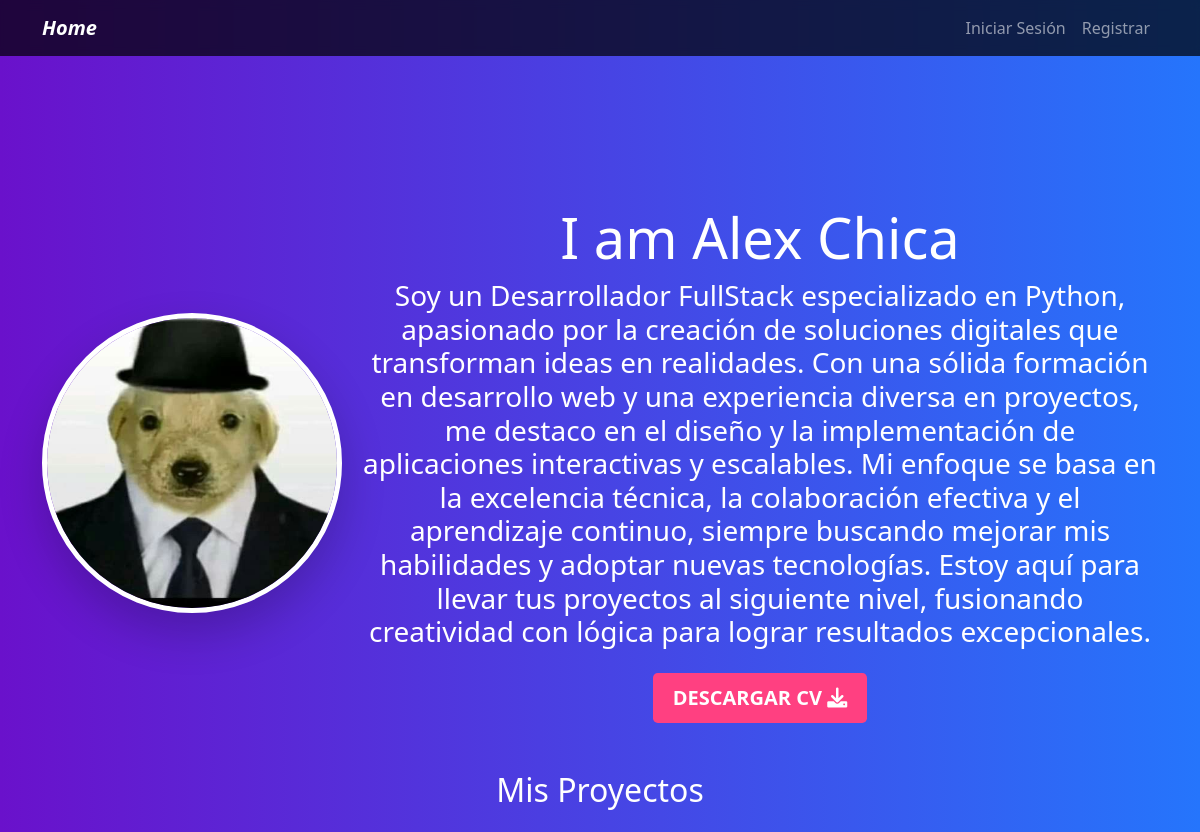
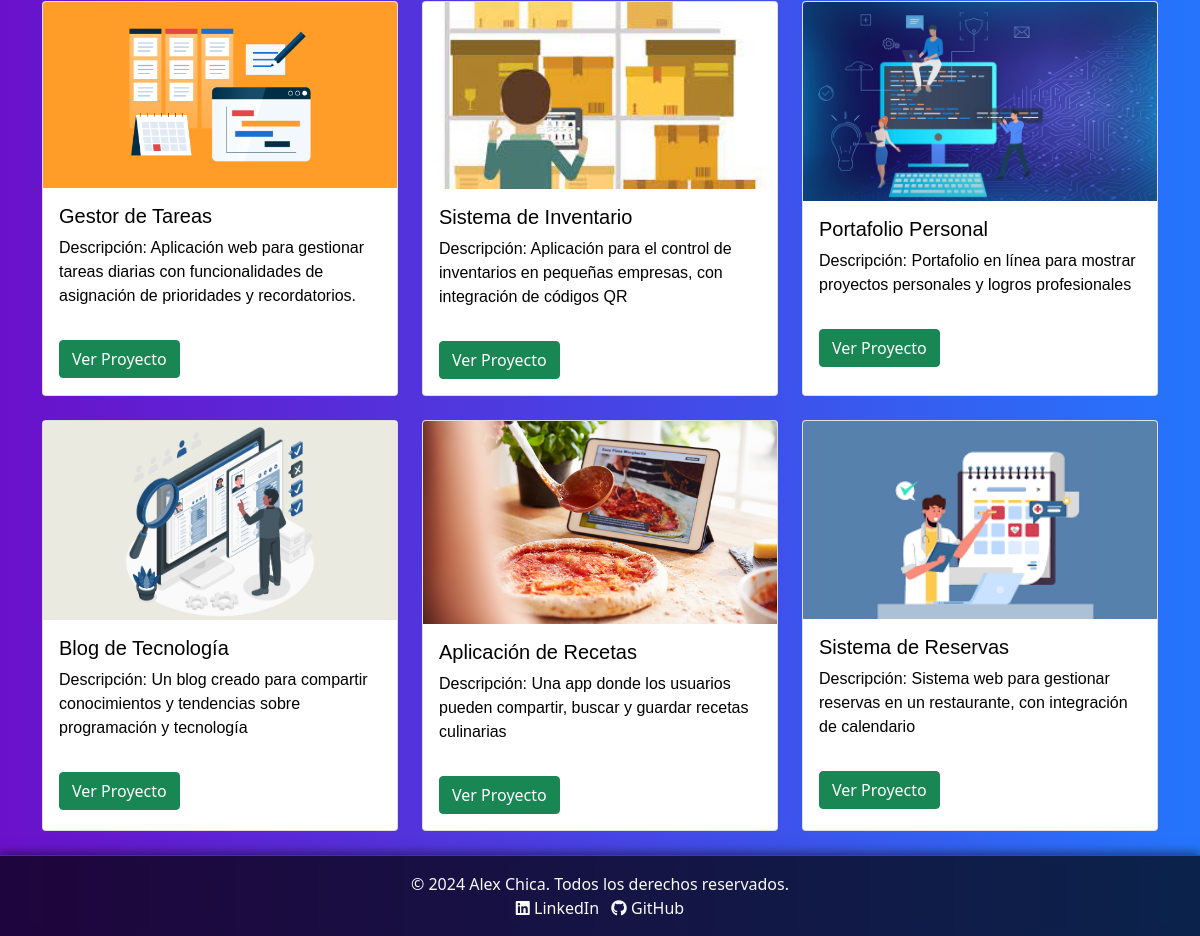
The page / on the database its author committed (2 pictures, top to bottom).
### portfolio/models.py (models this page shows, shortened)
class Project(models.Model):
    titulo = models.CharField(max_length=100)
    descripcion = models.CharField(max_length=250)
    imagen = models.ImageField(upload_to="static/portfolio/images")
    url = models.URLField(blank=True)
    fecha = models.DateField(default=date.today)

### portfolio/views.py (the view)
# urls.py: path('', views.home, name='home'),
def home(request):
    projects = Project.objects.all()
    return render(request, 'home.html', {'projects': projects})

### templates/home.html (shortened to what this page needs)
{% extends 'layouts/base.html' %}
{% block content %}
    <link rel="stylesheet" href="https://cdnjs.cloudflare.com/ajax/libs/font-awesome/6.0.0-beta3/css/all.min.css">
    <div class="container text-center mt-5">
        <div class="inicio">
            {% load static %}
            <img src="{% static 'curriculum/perro2.jpg' %}" class="imagen-perfil" alt="Imagen de perfil de Alex Chica">
            <div class="inicio-texto">
                <h1 class="display-4">I am <strong>Alex Chica</strong></h1>
                <h3 class="mb-4">Soy un Desarrollador FullStack especializado en Python, apasionado por la creación de soluciones digitales que transforman ideas en realidades. Con una sólida formación en desarrollo web y una experiencia diversa en proyectos, me destaco en el diseño y la implementación de aplicaciones interactivas y escalables. Mi enfoque se basa en la excelencia técnica, la colaboración efectiva y el aprendizaje continuo, siempre buscando mejorar mis habilidades y adoptar nuevas tecnologías. Estoy aquí para llevar tus proyectos al siguiente nivel, fusionando creatividad con lógica para lograr resultados excepcionales.</h3>
                {% load static %}
                <a class="btn btn-primary btn-lg" href="{% static 'curriculum/cv.pdf' %}" target="_blank">Descargar CV <i class="fas fa-download"></i></a>
            </div>
        </div>
    </div>
    <div class="container mt-5">
        <h2 class="text-center mb-4">Mis Proyectos</h2>
        <div class="row">
            {% for i in projects %}
                <div class="col-md-4 mb-4 d-flex align-items-stretch">
                    <div class="card">
                        <img src="{{ i.imagen.url }}" class="card-img-top" alt="{{ i.titulo }}">
                        <div class="card-body">
                            <h5 class="card-title">{{ i.titulo }}</h5>
                            <p class="card-text">Descripción: {{ i.descripcion }}</p>
                            <a href="{{ i.url }}" target="_blank" class="btn btn-success mt-3">Ver Proyecto</a>
                        </div>
                    </div>
                </div>
            {% endfor %}
        </div>
    </div>
{% endblock %}

### templates/layouts/base.html (shortened to what this page needs)
{% load static %}
<!DOCTYPE html>
<html lang="en">
<head>
    {% load static %}
    <link href="https://cdn.jsdelivr.net/npm/bootstrap@5.1.3/dist/css/bootstrap.min.css" rel="stylesheet"
>
</head>
<body>
    {% include 'layouts/partials/navbar.html' %}
    {% block content %}
    {% endblock %}
    {% include 'layouts/partials/footer.html' %}
</body>
</html>

### templates/layouts/partials/navbar.html (shortened to what this page needs)
<nav class="navbar navbar-expand-lg navbar-dark" style="background: rgba(0, 0, 0, 0.7); backdrop-filter: blur(5px);">
    <div class="container">
        <a class="navbar-brand fw-bold fst-italic" href="{% url 'home' %}">Home</a>
        <div class="collapse navbar-collapse" id="navbarNav">
            <ul class="navbar-nav ms-auto">
                {% if user.is_authenticated %}
                        {% load static %}
                {% else %}
                    <li class="nav-item">
                        <a class="nav-link" href="{% url 'signin' %}">Iniciar Sesión</a>
                    </li>
                    <li class="nav-item">
                        <a class="nav-link" href="{% url 'signup' %}">Registrar</a>
                    </li>
                {% endif %}
            </ul>
        </div>
    </div>
</nav>

### templates/layouts/partials/footer.html (shortened to what this page needs)
<footer class="footer mt-auto py-3 text-light" style="background: rgba(0, 0, 0, 0.7); backdrop-filter: blur(5px);">
    <div class="container text-center">
      <p class="mb-0">&copy; 2024 Alex Chica. Todos los derechos reservados.</p>
      <p class="mb-0">
        <a href="https://www.linkedin.com/in/alex-chica" class="text-light me-2" target="_blank"><i class="fab fa-linkedin"></i> LinkedIn</a>
        <a href="https://github.com/theoriginalex" class="text-light" target="_blank"><i class="fab fa-github"></i> GitHub</a>
      </p>
    </div>
  </footer>

### templates/home.html (style rules this page uses)
body { background: linear-gradient(to right, #6a11cb, #2575fc); color: white; }
.inicio { margin-top: 100px; display: flex; align-items: center; gap: 20px; }
.imagen-perfil { width: 300px; height: 300px; border-radius: 50%; object-fit: cover; border: 5px solid #fff; box-shadow: 0 20px 45px rgba(0, 0, 0, 0.2); }
.inicio-texto { flex: 1; }
.btn-primary { background-color: #ff4081; border: none; font-weight: bold; text-transform: uppercase; margin-top: 0px; padding: 10px 20px; }
.card-title { color: black; font-family: sans-serif; }
.card-text { color: black; font-family: sans-serif; }

### templates/layouts/partials/footer.html (style rules this page uses)
body { display: flex; flex-direction: column; min-height: 100vh; }
.footer { margin-top: auto; border-top: 1px solid rgba(255, 255, 255, 0.2); box-shadow: 0 -2px 10px rgba(0, 0, 0, 0.5); }
a.text-light { text-decoration: none; transition: color 0.3s ease; }

### rows shown on the page
Project: imagen (picture), titulo "Gestor de Tareas", descripcion "Aplicación web para gestionar tareas diarias con funcionalidades de asignación de prioridades y recordatorios."
Project: imagen (picture), titulo "Sistema de Inventario", descripcion "Aplicación para el control de inventarios en pequeñas empresas, con integración de códigos QR"
Project: imagen (picture), titulo "Portafolio Personal", descripcion "Portafolio en línea para mostrar proyectos personales y logros profesionales"
Project: imagen (picture), titulo "Blog de Tecnología", descripcion "Un blog creado para compartir conocimientos y tendencias sobre programación y tecnología"
Project: imagen (picture), titulo "Aplicación de Recetas", descripcion "Una app donde los usuarios pueden compartir, buscar y guardar recetas culinarias"
Project: imagen (picture), titulo "Sistema de Reservas", descripcion "Sistema web para gestionar reservas en un restaurante, con integración de calendario"
